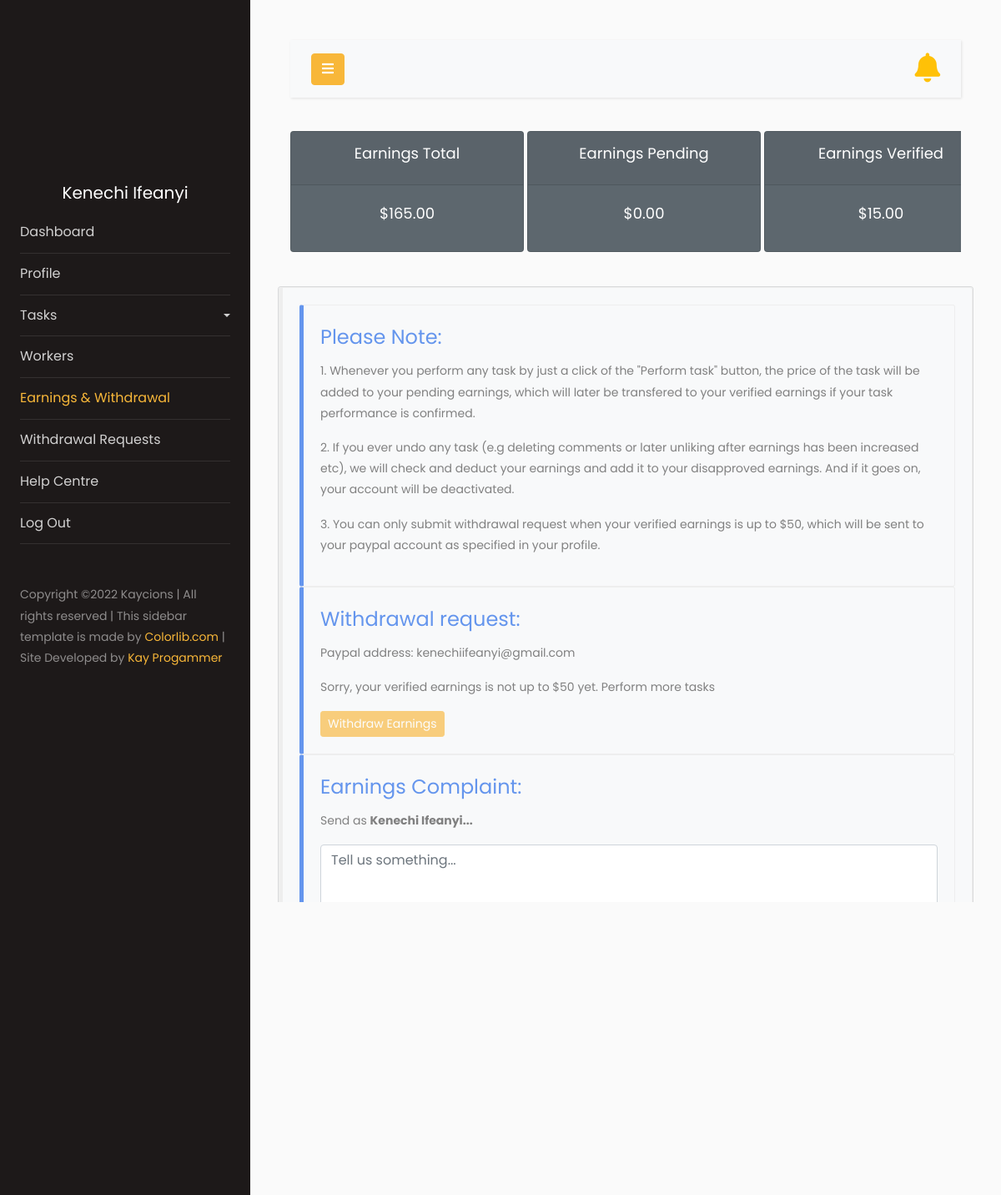
Page /withdrawal/ (signed in) on the committed database.
### task/models.py (models this page shows, shortened)
class User(AbstractUser):
    username = None
    first_name = None
    last_name = None
    USERNAME_FIELD = 'email'
    terms_confirmed = models.BooleanField(null=False, blank=False, default=True)
    email = models.EmailField(_('email address'), max_length=40, help_text='Email', null=True, unique=True)
    full_name = models.CharField(max_length=40, help_text='Full name', null=True)
    is_email_verified = models.BooleanField(default=False, null=True, blank=True)
    REQUIRED_FIELDS = []
    objects = CustomUserManager()

class Worker(models.Model):
    user = models.OneToOneField(settings.AUTH_USER_MODEL, null=True, blank=False, on_delete=models.CASCADE)
    full_name = models.CharField(max_length=40, help_text='Full name', null=True)
    email = models.EmailField(max_length=40, help_text='Email', null=True, unique=True)
    facebook_id = models.CharField(max_length=30, help_text='Facebook ID', null=True, unique=True)
    twitter_id = models.CharField(max_length=30, help_text='Twitter ID', null=True, unique=True)
    instagram_id = models.CharField(max_length=30, help_text='Instagram ID', null=True, unique=True)
    youtube_id = models.EmailField(max_length=40, help_text='Youtube ID', null=True, unique=True)
    paypal_address = models.EmailField(max_length=100, help_text='Paypal Address', null=True, unique=True)
    avatar = models.ImageField(upload_to='avatars/', null=True, blank=True)
    code = models.CharField(max_length=60, blank=True)
    recommended_by = models.ForeignKey(User, on_delete=models.CASCADE, blank=True, null=True, related_name='ref_by')
    date_created = models.DateTimeField(default=today)
    updated = models.DateTimeField(auto_now=True)
    def __str__(self):
        return str(self.full_name)
    @property
    def imageURL(self):
        try:
            url = self.avatar.url
        except:
            url = "https://res.cloudinary.com/kay-development/image/upload/v1643036318/avatars/pro_wqmqw5.png"
        return url

class Earnings(models.Model):
    worker = models.ForeignKey(Worker, related_name='earnings', on_delete=models.CASCADE, null=True, blank=True)
    pending_earnings = models.DecimalField(default='0', max_digits=7, decimal_places=2, null=True, blank=True)
    verified_earnings = models.DecimalField(default='0', max_digits=7, decimal_places=2, null=True, blank=True)
    disapproved_earnings = models.DecimalField(default='0', max_digits=7, decimal_places=2, null=True, blank=True)
    withdrawn_earnings = models.DecimalField(default='0', max_digits=7, decimal_places=2, null=True, blank=True)
    paid_earnings = models.DecimalField(default='0', max_digits=7, decimal_places=2, null=True, blank=True)
    date_created = models.DateTimeField(default=today)
    def get_total_earnings(self):
        total = self.pending_earnings + self.verified_earnings + self.disapproved_earnings + self.withdrawn_earnings + self.paid_earnings
        return total

### task/views.py (the view, shortened to what this page needs)
# urls.py: path('withdrawal/', views.withdrawal, name="withdrawal"),
@login_required(login_url='login')
def withdrawal(request):
    worker = request.user.worker
    earnings_total = Earnings.objects.get(worker=worker).get_total_earnings
    pending_earnings = Earnings.objects.get(worker=worker).pending_earnings
    verified_earnings = Earnings.objects.get(worker=worker).verified_earnings
    disapproved_earnings = Earnings.objects.get(worker=worker).disapproved_earnings
    withdrawn_earnings = Earnings.objects.get(worker=worker).withdrawn_earnings
    paid_earnings = Earnings.objects.get(worker=worker).paid_earnings
    form = WithdrawalForm()
    form2 = ComplainForm()
    context = {'paid_earnings':paid_earnings, 'form':form, 'form2':form2, 'worker':worker, 'earnings_total':earnings_total, 'pending_earnings':pending_earnings, 'verified_earnings':verified_earnings, 'withdrawn_earnings':withdrawn_earnings, 'disapproved_earnings':disapproved_earnings}
    return render(request, 'task/withdrawal.html', context)

### task/forms.py
class WithdrawalForm(ModelForm):
    class Meta:
        model = Withdrawal
        fields = '__all__'
        exclude = ['worker', 'paypal_address', 'amount_withdraw', 'date_created', 'verified']

class ComplainForm(ModelForm):
    text = forms.CharField(required=True, widget=forms.Textarea(attrs={'class':'form-control mb-2', 'id':'contact', 'placeholder':'Tell us something...'}))
    class Meta:
        model = Complaints
        fields = ['text']

### task/templatetags/custom_tags.py (called while the page is built)
@register.inclusion_tag('task/show_notifications.html', takes_context=True)
def show_notifications(context):
    request_user = context['request'].user
    if not request_user.is_staff:
        worker = Worker.objects.filter(user__is_staff=False).get(user=request_user)
        notifications = Notification.objects.filter(to_worker=worker).exclude(admin__isnull=False).exclude(worker_has_seen=True).order_by('-date')
    else:
        admin = Worker.objects.filter(user__is_staff=True).get(user=request_user)
        notifications = Notification.objects.filter(admin=admin).exclude(worker_has_seen=True).order_by('-date')
    not_count = notifications.count()
    return {'notifications': notifications, 'nc':not_count}

### task/templates/task/withdrawal.html (shortened to what this page needs)
{% extends 'task/sidmain.html' %}
{% load static %}
{% block content %}
{% include 'task/earnings.html' %}
<div class="row">
    <div class="card" style="background-color: #f8f9fa;">
        <div class="card-body bs-callout">
            <div class="bs-callout bs-callout-danger">
                <h4>Please Note:</h4>
                <p>1. Whenever you perform any task by just a click of the "Perform task" button, the price of the task will be added to your pending earnings, which will later be transfered to your verified earnings if your task performance is confirmed. </p>
                <p>2. If you ever undo any task (e.g deleting comments or later unliking after earnings has been increased etc), we will check and deduct your earnings and add it to your disapproved earnings. And if it goes on, your account will be deactivated.</p>
                <p>3. You can only submit withdrawal request when your verified earnings is up to $50, which will be sent to your paypal account as specified in your profile.</p>
            </div>
            <div class="bs-callout bs-callout-danger">
                <h4>Withdrawal request:</h4>
                {% if user.worker.paypal_address == None %}
                    <p>Please go to your profile and input your paypal address</p>
                {% else %}
                    <p>Paypal address: {{user.worker.paypal_address}}</p>
                {% endif %}
                {% if verified_earnings > 49.99 %}
                    {% if user.worker.paypal_address != None %}
                        <p>Click the button below to submit withdrawal request</p>
                        <form method="POST">
                            {% csrf_token %}
                            {{form}}
                            <button type="submit" class="btn btn-primary btn-sm">Withdraw Earnings</button>
                        </form>
                    {% else %}
                        <button type="submit" class="btn btn-primary btn-sm" disabled>Withdraw Earnings</button>
                    {% endif %}
                {% else %}
                    <p>Sorry, your verified earnings is not up to $50 yet. Perform more tasks</p>
                    <button type="submit" class="btn btn-primary btn-sm" disabled>Withdraw Earnings</button>
                {% endif %}
            </div>
            <div class="bs-callout bs-callout-danger">
                <h4>Earnings Complaint:</h4>
                <p>Send as <strong>{{request.user.worker|capfirst}}...</strong></p>
                <form method="POST" action="." class="mb-5 ml-auto mr-0 ">
                    {{form2.text}}
                    <button type="submit" class="btn btn-success btn-sm mt-2">Submit</button>
                </form>
            </div>
        </div>
    </div>
</div>
{% endblock %}

### task/templates/task/sidmain.html (shortened to what this page needs)
{% load static %}
{% load custom_tags %}
<!doctype html>
<html lang="en">
  <head>
		<link rel="stylesheet" href="{% static 'css/side_style.css' %}?{% now "U" %}">
    <link rel="stylesheet" href="https://cdn.jsdelivr.net/npm/sweetalert2@10.10.1/dist/sweetalert2.min.css">
    <link rel="stylesheet" href="https://use.fontawesome.com/releases/v5.12.1/css/all.css">
  </head>
  <body>
		<div class="wrapper d-flex align-items-stretch">
			<nav id="sidebar">
				<div class="p-4 pt-5 ">
		  		<a onclick="window.location='{{user.worker.imageURL}}'" class="img logo rounded-circle mb-5" style="cursor: pointer; background-image: url({{user.worker.imageURL}}); background-position: top;"></a>
          <h5 class="dispname" style="text-align: center; color: white;">{{user.worker.full_name|capfirst}}</h5>
	        <ul class="list-unstyled components mb-5">
              {% url 'dashboard' as dashboard_url %}
	          <li {% if request.path == dashboard_url %}class="active"{% endif %}>
	            <a href="{% url 'dashboard' %}" >Dashboard</a>
	          </li>
	          {% url 'profile' as profile_url %}
            <li {% if request.path == profile_url %}class="active"{% endif %}>
	              <a href="{% url 'profile' %}">Profile</a>
	          </li>
	          <li>
              <a href="#pageSubmenu" data-toggle="collapse" aria-expanded="false" class="dropdown-toggle">{% if user.is_staff %}Tasks{% else %}My Tasks{% endif %}</a>
	          </li>
            {% if user.is_staff %}
            {% url 'workers' as workers_urlll %}
	          <li {% if request.path == workers_urlll %}class="active"{% endif %}>
              <a href="{% url 'workers' %}">Workers</a>
	          </li>
            {% endif %}
            {% url 'withdrawal' as withdrawal_url %}
	          <li {% if request.path == withdrawal_url %}class="active"{% endif %}>
              <a href="{% url 'withdrawal' %}">Earnings & Withdrawal</a>
	          </li>
            {% if user.is_staff %}
            {% url 'withdrawalrequests' as withdrawalrequests_url %}
            <li {% if request.path == withdrawalrequests_url %}class="active"{% endif %}>
              <a href="{% url 'withdrawalrequests' %}">Withdrawal Requests</a>
	          </li>
            {% endif %}
            {% url 'help_centre' as help_centre_url %}
            <li {% if request.path == help_centre_url %}class="active"{% endif %}>
              <a href="{% url 'help_centre' %}">Help Centre</a>
            </li>
            {% url 'logout' as logout_url %}
            <li {% if request.path == logout_url %}class="active"{% endif %}>
              <a href="{% url 'logout' %}">Log Out</a>
            </li>
	        </ul>
	        <div class="footer">
	        	<p>
						  Copyright &copy; Kaycions | All rights reserved | This sidebar template is made  by <a href="https://colorlib.com" target="_blank">Colorlib.com</a> |
              Site Developed by <a target="_blank" href="https://wa.me/2348095602320">Kay Progammer</a>
						  </p>
	        </div>
	      </div>
    	</nav>
        <div id="content" class="p-4 p-md-5">
            <nav class="navbar navbar-expand-lg navbar-light bg-light">
            <div class="container-fluid">
                <button type="button" id="sidebarCollapse" class="btn btn-primary">
                <i class="fa fa-bars"></i>
                </button>
                {% show_notifications %}
            </div>
            </nav>
            {% block content %}
            {% endblock %}
        </div>
    </div>
{% load sweetify %}
  </body>
</html>

### task/templates/task/earnings.html (shortened to what this page needs)
<div class=" table-responsive" style="margin-top: 2em;">
    <div class="text-center" style="display: flex; width: 10em;">
        <div class="col-xs-4">
            <div class="card text-center text-white mb-3 mr-1" id="earnings-total" style="background-color:#5d676e; width: 20em;">
                <div class="card-header">
                    <h5 class="card-title" style="color: white; font-size: 18px;">Earnings Total</h5>
                </div>
                <div class="card-body">
                    <h3 class="card-title" style="color: white; font-size: 18px;">${{earnings_total}}</h3>
                </div>
            </div>
        </div>
        <div class="col-xs-4">
            <div class="card text-center text-white mb-3 mr-1" id="earnings-pending" style="background-color:#5d676e; width: 20em;">
                <div class="card-header">
                    <h5 class="card-title" style="color: white; font-size: 18px;">Earnings Pending</h5>
                </div>
                <div class="card-body">
                    <h3 class="card-title" style="color: white; font-size: 18px;">${{pending_earnings}}</h3>
                </div>
            </div>
        </div>
        <div class="col-xs-4">
            <div class="card text-center text-white mb-3 mr-1" id="earnings-verified" style="background-color:#5d676e; width: 20em;">
                <div class="card-header">
                    <h5 class="card-title" style="color: white; font-size: 18px;">Earnings Verified</h5>
                </div>
                <div class="card-body">
                    <h3 class="card-title" style="color: white; font-size: 18px;">${{verified_earnings}}</h3>
                </div>
            </div>
        </div>
    </div>
</div>
<br>

### rows in the picture
User: worker.full_name "Kenechi Ifeanyi", worker.paypal_address "kenechiifeanyi@gmail.com", user.worker "Kenechi Ifeanyi"
Earnings: pending_earnings+verified_earnings+disapproved_earnings "165.00", pending_earnings "0.00", verified_earnings "15.00"
